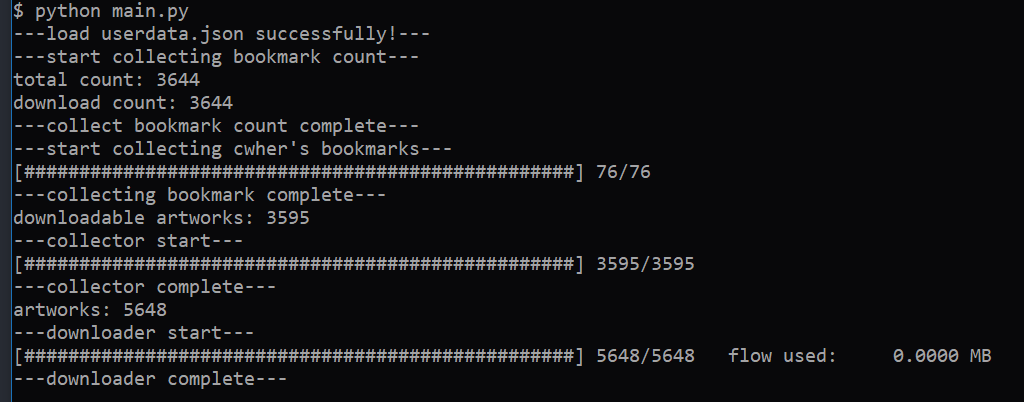
#> input picture imgs/run.png, 1024 x 402 px
$ python mix_image.py --lib-dir ../../imgs --target-image ../../imgs/run.png --input-dir ../../imgs
#> lines starting #> are read from the running program, lines starting #| are printed output that depends on the picture
### pixiv_utils/image_mix/utils.py
import os
from functools import wraps

from colorama import Fore, Style


def printInfo(msg):
    print(f"{Fore.GREEN}[INFO]:{Style.RESET_ALL} {msg}")


# [5 lines left out: function assertWarn, not called in this run]


def assertError(expr: bool, msg):
    assert expr, f"{Fore.RED}[ERROR]:{Style.RESET_ALL} {msg}"


def checkDir(dir_path):
    if not os.path.exists(dir_path):
        os.makedirs(dir_path)
        printInfo(f"Create {os.path.abspath(dir_path)}")


def logTime(func):
    @wraps(func)
    def clockedFn(*args, **kwargs):
        import time

        start_time = time.time()
        ret = func(*args, **kwargs)
        printInfo(f"{func.__name__}() finishes after {time.time() - start_time:.2f} s")
        return ret

    return clockedFn

### pixiv_utils/image_mix/mix_image.py
"""
Credit to https://github.com/NoisyWinds/puzzle/blob/master/puzzle.py

### Procedure:
1. **Transform each image in the image library into a color block**
   - A color block can be seen as a large pixel, representing a single color (the average color of the image).

2. **Split the target image into blocks of the same size**
   - For each target block, choose the color block with the minimum distance and paste it onto the target.

### The Algorithm's Limitations:
The described algorithm is sub-optimal. Here are some possible improvements:

1. **Priority Queue with Global Distance (Greedy Algorithm)**
   - Construct a priority queue where the key is the global distance (n x m).
   - Choose the pair with the minimum global distance, remove it from the queue, and repeat.
   - Although this is another greedy algorithm, it is likely to yield better results.

2. **Minimum Cost Maximum Flow (MCMF) Algorithm**
   - Construct the following graph:
     - **Source (S)** connects to **blocks (n)** with edges of capacity equal to REPEAT_TIMES and cost of 0.
     - **Blocks (n)** connect to **target blocks (m)** with edges of capacity 1 and cost equal to the distance.
     - **Target blocks (m)** connect to **Sink (T)** with edges of capacity 1 and cost of 0.
   - This graph is large, containing O(nm) edges. To balance accuracy and running time:
     - Each block only connects to the k closest target blocks.
     - Each target block only connects to the k closest blocks.
   - When the image library is large, a value of k between 5 and 10 can yield relatively good solutions.
"""

import argparse
import os
from typing import List, Optional, Set

import numpy as np
import tqdm
from PIL import Image, ImageOps

from .bvh_tree import BVHTree, Point
from .utils import assertError, assertWarn, checkDir, logTime, printInfo


class ImageLib:
    @logTime
    def __init__(
        self, im_dir: str, block_size: int, max_times: int, input_dir: Optional[str] = None
    ) -> None:
        """
        Initialize the ImageLib object.

        Args:
            im_dir (str): The directory where the image library is stored.
            block_size (int): The size of the blocks to divide the target image into.
            max_times (int): The maximum number of times a image block can be used.
            input_dir (Optional[str]): The directory where the raw input images are stored. Defaults to None.
        """
        checkDir(im_dir)
        self.im_dir = im_dir
        self.block_size = block_size
        self.max_times = max_times

        if input_dir is not None:
            self._construct(input_dir)
        self._load()

    @staticmethod
    def resizeImage(im_path: str, width: int, height: Optional[int] = None):
#> called with im_path = '../../imgs/run.png', width = 50
        if height is None:
            height = width
        return ImageOps.fit(
            Image.open(im_path).convert("RGB"), (width, height), Image.Resampling.LANCZOS
        )
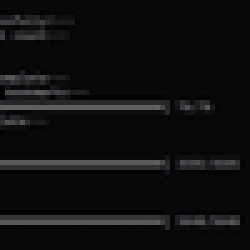
#> returned value: PIL image 50x50 RGB (shown 5 times larger); mean R, G, B 15.6, 15.6, 17.6

    @staticmethod
    def calcAvgColor(img: Image.Image) -> str:
        """
        Calculate the average color of an image.

        Args:
            img (Image.Image): The image.

        Returns:
            The average color in the format "h_s_v".
        """
        hsv_colors = np.array(img.convert("HSV"), dtype=np.float32) / 255.0
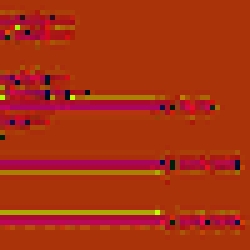
#> hsv_colors: shape (50, 50, 3) float32 (shown 5 times larger); mean R, G, B 0.663, 0.191, 0.069
        hsv_colors = hsv_colors.reshape(-1, hsv_colors.shape[-1])
#> hsv_colors = 2500 rows, first 8: [0.667, 0.2, 0.0392], [0.667, 0.2, 0.0392], [0.667, 0.2, 0.0392], [0.667, 0.2, 0.0392], [0.667, 0.2, 0.0392], [0.667, 0.2, 0.0392], [0.667, 0.2, 0.0392], [0.667, 0.2, 0.0392]
        hsv_average = np.mean(hsv_colors, axis=0)
#> hsv_average = [0.663, 0.191, 0.069]
        hsv_average = map(lambda x: round(x, 3), hsv_average)
        return "{}_{}_{}".format(*hsv_average)

    @staticmethod
    def _loadInput(input_dir: str, suffixes: Set = set(["jpg", "png"])) -> List[str]:
        """
        Load input images from a directory.

        Args:
            input_dir (str): The directory where the input images are stored.
            suffixes (Set): A set of valid file suffixes. Defaults to set(["jpg", "png"]).

        Returns:
            A list of paths to the input images.
        """
        im_paths: List[str] = []
        for file_name in os.listdir(input_dir):
            suffix = file_name[file_name.rfind(".") + 1 :]
            if suffix not in suffixes:
                assertWarn(False, f"Non-image file {file_name}")
                continue
            im_paths.append(os.path.join(input_dir, file_name))

        assertError(len(im_paths) > 0, "No inputs!")
        printInfo(f"Number of images found: {len(im_paths)}")
        return im_paths

    def _construct(self, input_dir: str, suffix: str = ".png"):
        """
        Construct the image library from input images.

        Args:
            input_dir (str): The directory where the input images are stored.
            suffix (str): The suffix to be added to the saved image files. Defaults to ".png".
        """
        im_paths = self._loadInput(input_dir)
        for im_path in tqdm.tqdm(im_paths, desc="Constructing image library"):
            try:
                im_block = self.resizeImage(im_path, self.block_size)
                block_color = self.calcAvgColor(im_block)
                im_block.save(os.path.join(self.im_dir, block_color + suffix))
            except Exception as e:
                assertWarn(False, e)
                assertWarn(False, f"Skip {im_path}")

    def _load(self) -> None:
        points = []
        for file_name in os.listdir(self.im_dir):
            prefix = file_name[: file_name.rfind(".")]
            values = map(float, prefix.split("_"))
#> (the run stopped early here; a loop or call above may not have finished)
